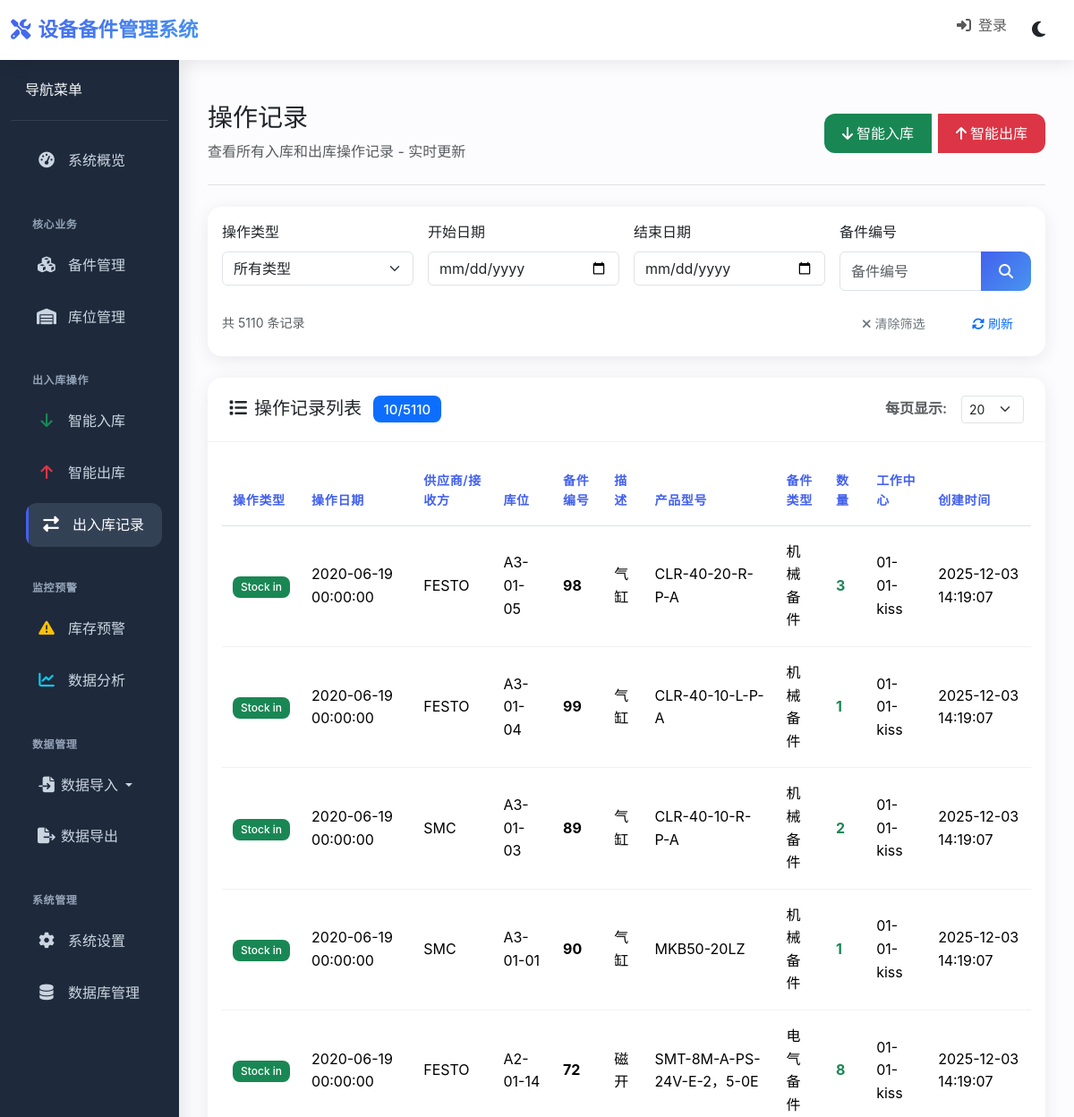
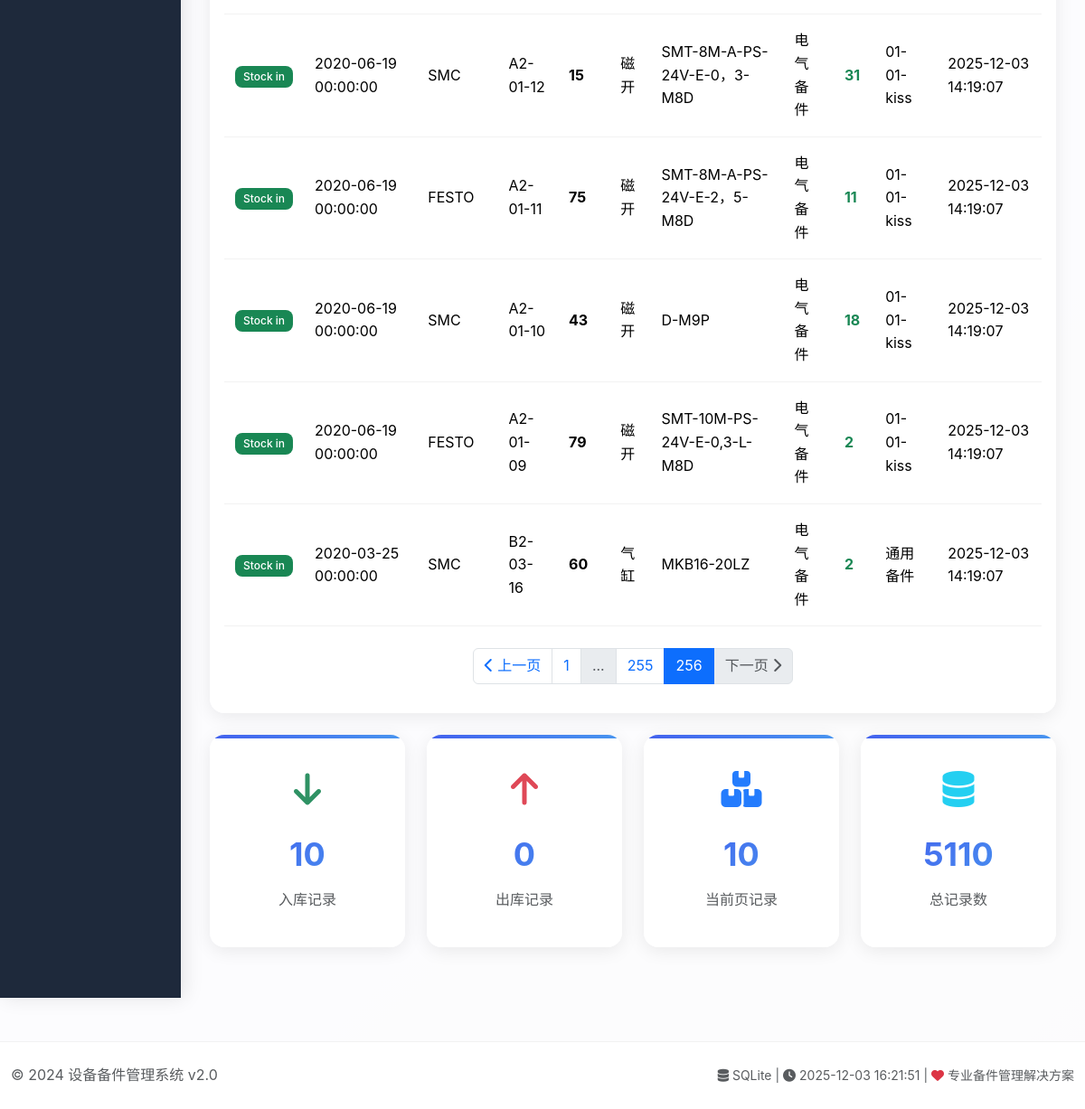
The app's page /operation_records?page=256&operation_type=&date_from=&date_to=&part_no=&per_page=20 with its own data (2 pictures, top to bottom).
### tables this page shows
CREATE TABLE operation_records (
                id INTEGER PRIMARY KEY AUTOINCREMENT,
                operation_type TEXT NOT NULL,
                operation_date TIMESTAMP DEFAULT CURRENT_TIMESTAMP,
                supplier_recipient TEXT,
                location TEXT,
                part_no TEXT NOT NULL,
                description TEXT,
                part_type TEXT,
                product_model TEXT,
                quantity INTEGER NOT NULL,
                work_center TEXT,
                created_date TIMESTAMP DEFAULT CURRENT_TIMESTAMP
            );

### routes/operation_routes.py (the view)
    @app.route('/operation_records')
    def operation_records():
        try:
            operation_type = request.args.get('operation_type', '')
            date_from = request.args.get('date_from', '')
            date_to = request.args.get('date_to', '')
            part_no = request.args.get('part_no', '')
            page = safe_int(request.args.get('page', 1))
            per_page = safe_int(request.args.get('per_page', 20))
            app.logger.info(f"操作记录查询参数: operation_type={operation_type}, part_no={part_no}")
            db_manager = DatabaseManager()
            with db_manager.get_connection() as conn:
                query = '''
                    SELECT
                        id,
                        operation_type,
                        operation_date,
                        supplier_recipient,
                        location,
                        part_no,
                        description,
                        part_type,
                        product_model,
                        quantity,
                        work_center,
                        created_date
                    FROM operation_records
                    WHERE 1=1
                '''
                params = []
                if operation_type:
                    query += ' AND operation_type = ?'
                    params.append(operation_type)
                if part_no:
                    query += ' AND part_no LIKE ?'
                    params.append(f'%{part_no}%')
                if date_from:
                    query += ' AND DATE(operation_date) >= ?'
                    params.append(date_from)
                if date_to:
                    query += ' AND DATE(operation_date) <= ?'
                    params.append(date_to)
                query += ' ORDER BY operation_date DESC, id DESC'
                count_query = f'SELECT COUNT(*) FROM ({query})'
                total_operations = conn.execute(count_query, params).fetchone()[0]
                query += ' LIMIT ? OFFSET ?'
                params.extend([per_page, (page - 1) * per_page])
                cursor = conn.execute(query, params)
                operations = cursor.fetchall()
                processed_operations = []
                for op in operations:
                    op_list = list(op)
                    if op_list[2]:  # operation_date
                        op_list[2] = format_datetime_for_display(op_list[2])
                    if op_list[11]:  # created_date
                        op_list[11] = format_datetime_for_display(op_list[11])
                    app.logger.info(f"操作记录 {op_list[0]}: 供应商={op_list[3]}, 操作类型={op_list[1]}")
                    processed_operations.append(tuple(op_list))
            return render_template('operation_records.html',
                                   operations=processed_operations,
                                   total_operations=total_operations,
                                   page=page,
                                   per_page=per_page,
                                   operation_type=operation_type,
                                   date_from=date_from,
                                   date_to=date_to,
                                   part_no=part_no,
                                   now=datetime.datetime.now())
        except Exception as e:
            app.logger.error(f"加载操作记录失败: {str(e)}")
            flash('加载操作记录失败', 'danger')
            return render_template('operation_records.html',
                                   operations=[],
                                   total_operations=0,
                                   page=1,
                                   per_page=20,
                                   operation_type='',
                                   date_from='',
                                   date_to='',
                                   part_no='',
                                   now=datetime.datetime.now())

### models/database.py (called while the page is built)
    def _init_db(self):
        os.makedirs(os.path.dirname(self.db_path) if os.path.dirname(self.db_path) else '.', exist_ok=True)
        with self._get_raw_connection() as conn:
            conn.execute("PRAGMA foreign_keys = ON")
            conn.execute("PRAGMA journal_mode = WAL")
            conn.execute("PRAGMA synchronous = NORMAL")
            conn.execute("PRAGMA cache_size = 100000")
            conn.execute("PRAGMA temp_store = MEMORY")
            conn.execute("PRAGMA mmap_size = 268435456")
            conn.execute("PRAGMA page_size = 4096")
            conn.execute("PRAGMA busy_timeout = 10000")

    @contextmanager
    def _get_raw_connection(self):
        conn = None
        try:
            conn = sqlite3.connect(
                self.db_path,
                timeout=30.0,
                check_same_thread=False,
                isolation_level=None
            )
            conn.row_factory = sqlite3.Row
            yield conn
        finally:
            if conn:
                conn.close()

### utils/helpers.py (called while the page is built)
def safe_int(value, default=0):
    if value is None or value == '':
        return default
    try:
        return int(float(str(value)))
    except (ValueError, TypeError):
        return default

### templates/operation_records.html (shortened to what this page needs)
{% extends "base.html" %}
{% block content %}
<div class="d-flex justify-content-between flex-wrap flex-md-nowrap align-items-center pt-3 pb-4 mb-4 border-bottom">
    <div>
        <h1 class="h3 mb-2">操作记录</h1>
        <p class="text-muted mb-0">查看所有入库和出库操作记录 - 实时更新</p>
    </div>
    <div class="btn-toolbar mb-2 mb-md-0">
        <div class="btn-group">
            <a href="{{ url_for('smart_inbound') }}" class="btn btn-success me-2">
                <i class="fas fa-arrow-down me-1"></i>智能入库
            </a>
            <a href="{{ url_for('smart_outbound') }}" class="btn btn-danger">
                <i class="fas fa-arrow-up me-1"></i>智能出库
            </a>
        </div>
    </div>
</div>
<div class="card mb-4">
    <div class="card-body">
        <form method="get" class="row g-3" id="filterForm">
            <div class="col-md-3">
                <label class="form-label">操作类型</label>
                <select class="form-select" name="operation_type" onchange="this.form.submit()">
                    <option value="">所有类型</option>
                </select>
            </div>
            <div class="col-md-3">
                <label class="form-label">开始日期</label>
                <input type="date" class="form-control" name="date_from" value="{{ date_from }}" onchange="this.form.submit()">
            </div>
            <div class="col-md-3">
                <label class="form-label">结束日期</label>
                <input type="date" class="form-control" name="date_to" value="{{ date_to }}" onchange="this.form.submit()">
            </div>
            <div class="col-md-3">
                <label class="form-label">备件编号</label>
                <div class="input-group">
                    <input type="text" class="form-control" name="part_no" value="{{ part_no }}" placeholder="备件编号">
                    <button type="submit" class="btn btn-primary">
                        <i class="fas fa-search"></i>
                    </button>
                </div>
            </div>
            <div class="col-12">
                <div class="d-flex justify-content-between align-items-center">
                    <small class="text-muted">共 {{ total_operations }} 条记录</small>
                    <div>
                        <button type="button" class="btn btn-outline-secondary btn-sm" onclick="clearFilters()">
                            <i class="fas fa-times me-1"></i>清除筛选
                        </button>
                        <button type="button" class="btn btn-outline-primary btn-sm ms-2" onclick="refreshData()">
                            <i class="fas fa-sync-alt me-1"></i>刷新
                        </button>
                    </div>
                </div>
            </div>
        </form>
    </div>
</div>
<div class="card">
    <div class="card-header d-flex justify-content-between align-items-center">
        <h5 class="card-title mb-0">
            <i class="fas fa-list me-2"></i>操作记录列表
            {% if operations %}
            <span class="badge bg-primary ms-2">{{ operations|length }}/{{ total_operations }}</span>
            {% endif %}
        </h5>
        <div class="d-flex align-items-center">
            <span class="text-muted me-3">每页显示:</span>
            <select class="form-select form-select-sm" style="width: auto;" onchange="changePerPage(this.value)">
                <option value="20" {% if per_page == 20 %}selected{% endif %}>20</option>
            </select>
        </div>
    </div>
    <div class="card-body">
        {% if operations %}
        <div class="table-responsive">
            <table class="table table-hover">
    <thead>
        <tr>
            <th>操作类型</th>
            <th>操作日期</th>
            <th>供应商/接收方</th>
            <th>库位</th>
            <th>备件编号</th>
            <th>描述</th>
            <th>产品型号</th>
            <th>备件类型</th>
            <th>数量</th>
            <th>工作中心</th>
            <th>创建时间</th>
        </tr>
    </thead>
    <tbody>
        {% for record in operations %}
        <tr>
            <td>
                {% if 'out' in record[1].lower() %}
                <span class="badge bg-danger">{{ record[1] }}</span>
                {% else %}
                <span class="badge bg-success">{{ record[1] }}</span>
                {% endif %}
            </td>
            <td>{{ record[2] }}</td>
            <td>{{ record[3] or '-' }}</td>
            <td>{{ record[4] or '-' }}</td>
            <td><strong>{{ record[5] }}</strong></td>
            <td>{{ record[6] or '-' }}</td>
            <td>{{ record[7] or '-' }}</td>
            <td>{{ record[8] or '-' }}</td>
            <td>
                <span class="fw-bold {% if record[9] < 0 %}text-danger{% else %}text-success{% endif %}">
                    {{ record[9] }}
                </span>
            </td>
            <td>{{ record[10] or '-' }}</td>
            <td>{{ record[11] }}</td>
        </tr>
        {% endfor %}
    </tbody>
</table>
        </div>
        {% if total_operations > per_page %}
        <nav aria-label="Page navigation" class="mt-4">
            <ul class="pagination justify-content-center">
                {% set total_pages = (total_operations / per_page)|round(0, 'ceil')|int %}
                {% set current_page = page %}
                <li class="page-item {% if current_page == 1 %}disabled{% endif %}">
                    <a class="page-link" href="{{ url_for('operation_records', page=current_page-1, operation_type=operation_type, date_from=date_from, date_to=date_to, part_no=part_no, per_page=per_page) }}">
                        <i class="fas fa-chevron-left"></i> 上一页
                    </a>
                </li>
                {% for p in range(1, total_pages + 1) %}
                    {% if p == 1 or p == total_pages or (p >= current_page - 1 and p <= current_page + 1) %}
                    <li class="page-item {% if p == current_page %}active{% endif %}">
                        <a class="page-link" href="{{ url_for('operation_records', page=p, operation_type=operation_type, date_from=date_from, date_to=date_to, part_no=part_no, per_page=per_page) }}">
                            {{ p }}
                        </a>
                    </li>
                    {% elif p == current_page - 2 or p == current_page + 2 %}
                    <li class="page-item disabled">
                        <span class="page-link">...</span>
                    </li>
                    {% endif %}
                {% endfor %}
                <li class="page-item {% if current_page == total_pages %}disabled{% endif %}">
                    <a class="page-link" href="{{ url_for('operation_records', page=current_page+1, operation_type=operation_type, date_from=date_from, date_to=date_to, part_no=part_no, per_page=per_page) }}">
                        下一页 <i class="fas fa-chevron-right"></i>
                    </a>
                </li>
            </ul>
        </nav>
        {% endif %}
        {% endif %}
    </div>
</div>
{% if operations %}
<div class="row mt-4">
    <div class="col-md-3">
        <div class="card stat-card">
            <div class="card-body text-center">
                <i class="fas fa-arrow-down text-success"></i>
                <div class="number">
                    {% set inbound_count = operations|selectattr('1', 'equalto', 'Stock in')|list|length %}
                    {{ inbound_count }}
                </div>
                <div class="text-muted">入库记录</div>
            </div>
        </div>
    </div>
    <div class="col-md-3">
        <div class="card stat-card">
            <div class="card-body text-center">
                <i class="fas fa-arrow-up text-danger"></i>
                <div class="number">
                    {% set outbound_count = operations|selectattr('1', 'equalto', 'Stock out')|list|length %}
                    {{ outbound_count }}
                </div>
                <div class="text-muted">出库记录</div>
            </div>
        </div>
    </div>
    <div class="col-md-3">
        <div class="card stat-card">
            <div class="card-body text-center">
                <i class="fas fa-boxes text-primary"></i>
                <div class="number">{{ operations|length }}</div>
                <div class="text-muted">当前页记录</div>
            </div>
        </div>
    </div>
    <div class="col-md-3">
        <div class="card stat-card">
            <div class="card-body text-center">
                <i class="fas fa-database text-info"></i>
                <div class="number">{{ total_operations }}</div>
                <div class="text-muted">总记录数</div>
            </div>
        </div>
    </div>
</div>
{% endif %}
{% endblock %}

### templates/base.html (style rules this page uses)
:root { --primary: #4361ee; --primary-dark: #3a56d4; --secondary: #6c757d; --success: #4cc9f0; --info: #4895ef; --warning: #f72585; --danger: #e63946; --light: #f8f9fa; --dark: #212529; --sidebar-bg: #1e293b; --sidebar-hover: #334155; --card-shadow: 0 4px 20px rgba(0,0,0,0.08); --transition: all 0.3s cubic-bezier(0.4, 0, 0.2, 1); }
body { font-family: -apple-system, BlinkMacSystemFont, 'Segoe UI', 'Microsoft YaHei', Roboto, Oxygen, Ubuntu, Cantarell, 'Open Sans', 'Helvetica Neue', sans-serif; background: linear-gradient(135deg, #667eea 0%, #764ba2 100%); min-height: 100vh; line-height: 1.6; font-weight: 400; }
.card { border: none; border-radius: 1rem; box-shadow: var(--card-shadow); transition: var(--transition); background: rgba(255, 255, 255, 0.95); margin-bottom: 1.5rem; overflow: hidden; }
.card-header { background: rgba(255, 255, 255, 0.9); border-bottom: 1px solid rgba(0,0,0,0.05); padding: 1.25rem 1.5rem; font-weight: 600; }
.stat-card { text-align: center; padding: 1.5rem; position: relative; overflow: hidden; }
.stat-card::before { content: ''; position: absolute; top: 0; left: 0; right: 0; height: 4px; background: linear-gradient(90deg, var(--primary), var(--info)); }
.stat-card i { font-size: 2.5rem; margin-bottom: 1rem; opacity: 0.9; }
.stat-card .number { font-size: 2.25rem; font-weight: 700; margin: 0.5rem 0; background: linear-gradient(135deg, var(--primary), var(--info)); -webkit-background-clip: text; -webkit-text-fill-color: transparent; }
.table { --bs-table-bg: transparent; margin-bottom: 0; }
.table th { border-top: none; font-weight: 600; color: var(--primary); font-size: 0.875rem; text-transform: uppercase; letter-spacing: 0.05em; padding: 1rem 0.75rem; }
.table td { padding: 1rem 0.75rem; vertical-align: middle; border-color: rgba(0,0,0,0.05); }
.badge { font-size: 0.75em; padding: 0.5em 0.75em; font-weight: 500; border-radius: 0.5rem; }
.btn { border-radius: 0.75rem; font-weight: 500; padding: 0.625rem 1.25rem; transition: var(--transition); border: none; }
.btn-primary { background: linear-gradient(135deg, var(--primary), var(--info)); }

### records on screen
operation_records: operation_type "Stock in", operation_date "2020-06-19 00:00:00", supplier_recipient "FESTO", location "A3-01-05", part_no "98", description "气缸", part_type "CLR-40-20-R-P-A", product_model "机械备件", quantity "3", work_center "01-01-kiss", created_date "2025-12-03 14:19:07"
operation_records: operation_type "Stock in", operation_date "2020-06-19 00:00:00", supplier_recipient "FESTO", location "A3-01-04", part_no "99", description "气缸", part_type "CLR-40-10-L-P-A", product_model "机械备件", quantity "1", work_center "01-01-kiss", created_date "2025-12-03 14:19:07"
operation_records: operation_type "Stock in", operation_date "2020-06-19 00:00:00", supplier_recipient "SMC", location "A3-01-03", part_no "89", description "气缸", part_type "CLR-40-10-R-P-A", product_model "机械备件", quantity "2", work_center "01-01-kiss", created_date "2025-12-03 14:19:07"
operation_records: operation_type "Stock in", operation_date "2020-06-19 00:00:00", supplier_recipient "SMC", location "A3-01-01", part_no "90", description "气缸", part_type "MKB50-20LZ", product_model "机械备件", quantity "1", work_center "01-01-kiss", created_date "2025-12-03 14:19:07"
operation_records: operation_type "Stock in", operation_date "2020-06-19 00:00:00", supplier_recipient "FESTO", location "A2-01-14", part_no "72", description "磁开", part_type "SMT-8M-A-PS-24V-E-2，5-0E", product_model "电气备件", quantity "8", work_center "01-01-kiss", created_date "2025-12-03 14:19:07"
operation_records: operation_type "Stock in", operation_date "2020-06-19 00:00:00", supplier_recipient "SMC", location "A2-01-12", part_no "15", description "磁开", part_type "SMT-8M-A-PS-24V-E-0，3-M8D", product_model "电气备件", quantity "31", work_center "01-01-kiss", created_date "2025-12-03 14:19:07"
operation_records: operation_type "Stock in", operation_date "2020-06-19 00:00:00", supplier_recipient "FESTO", location "A2-01-11", part_no "75", description "磁开", part_type "SMT-8M-A-PS-24V-E-2，5-M8D", product_model "电气备件", quantity "11", work_center "01-01-kiss", created_date "2025-12-03 14:19:07"
operation_records: operation_type "Stock in", operation_date "2020-06-19 00:00:00", supplier_recipient "SMC", location "A2-01-10", part_no "43", description "磁开", part_type "D-M9P", product_model "电气备件", quantity "18", work_center "01-01-kiss", created_date "2025-12-03 14:19:07"
operation_records: operation_type "Stock in", operation_date "2020-06-19 00:00:00", supplier_recipient "FESTO", location "A2-01-09", part_no "79", description "磁开", part_type "SMT-10M-PS-24V-E-0,3-L-M8D", product_model "电气备件", quantity "2", work_center "01-01-kiss", created_date "2025-12-03 14:19:07"
operation_records: operation_type "Stock in", operation_date "2020-03-25 00:00:00", supplier_recipient "SMC", location "B2-03-16", part_no "60", description "气缸", part_type "MKB16-20LZ", product_model "电气备件", quantity "2", work_center "通用备件", created_date "2025-12-03 14:19:07"

### other values on screen
{{ total_operations }} "5110"
{{ operations|length }} "10"
{{ p }} "1" "255" "256"
{{ inbound_count }} "10"
{{ outbound_count }} "0"
